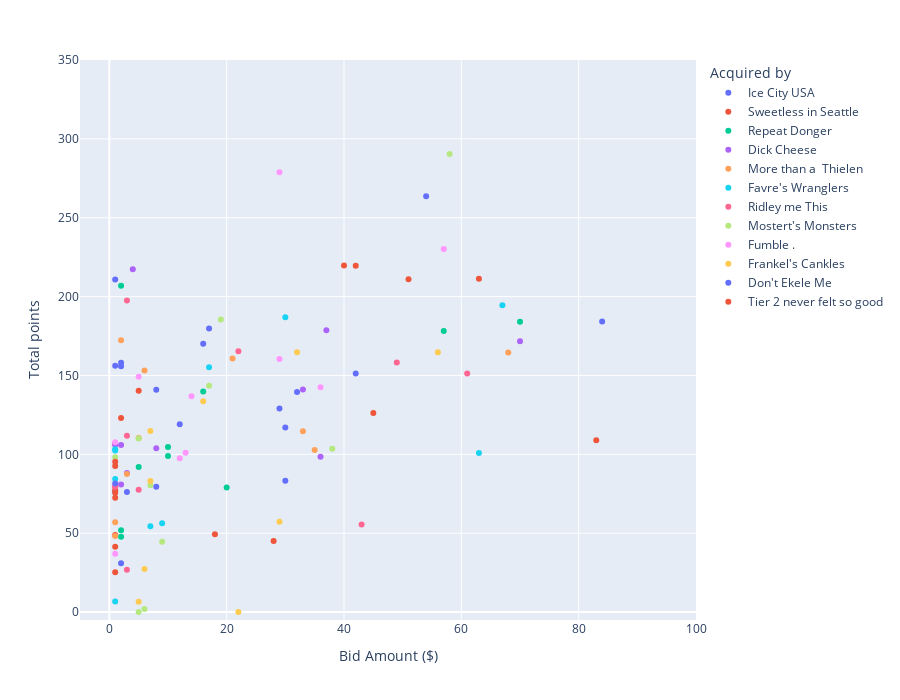

The notebook cell saved with this chart:
### Code cell
# sns.scatterplot(data=df_f2,x = 'Bid Amount ($)', y = 'Total points')
df_draft_f1 = df_draft_f[df_draft_f['Position'].isin(['RB','WR','TE'])]
f=px.scatter(df_draft_f1, x='Bid Amount ($)', y='Total points',

             hover_name='Player-info',
              width=900, height=700,color='Acquired by')

f.update_layout(xaxis_range=[-5,100])
f.update_layout(yaxis_range=[-5,350])

f.show()

### Figure 1 — Plotly figure (JSON) as saved in the notebook; plotly's stock layout.template omitted (floating-point values rounded to 4 significant figures)
{"data": [{"hovertemplate": "<b>%{hovertext}</b><br><br>Acquired by=Ice City USA<br>Bid Amount ($)=%{x}<br>Total points=%{y}<extra></extra>", "hovertext": ["Derrick Henry RB (TEN)", "DK Metcalf WR (SEA)", "David Montgomery RB (CHI)", "Mark Andrews TE (BAL)", "DeVonta Smith WR (PHI)", "DJ Chark Jr. WR (JAX)", "Michael Pittman Jr. WR (IND)", "Nyheim Hines RB (IND)", "Leonard Fournette RB (TB)", "Jaylen Waddle WR (MIA)"], "legendgroup": "Ice City USA", "marker": {"color": "#636efa", "symbol": "circle"}, "mode": "markers", "name": "Ice City USA", "showlegend": true, "type": "scatter", "x": [84, 42, 30, 16, 12, 2, 2, 1, 1, 1], "xaxis": "x", "y": [184.3, 151.3, 117.1, 170.1, 119.1, 30.9, 155.8, 76.3, 210.9, 156.2], "yaxis": "y"}, {"hovertemplate": "<b>%{hovertext}</b><br><br>Acquired by=Sweetless in Seattle<br>Bid Amount ($)=%{x}<br>Total points=%{y}<extra></extra>", "hovertext": ["Christian McCaffrey RB (CAR)", "Davante Adams WR (GB)", "Justin Jefferson WR (MIN)", "Russell Gage WR (ATL)", "Henry Ruggs III WR (None)", "Chuba Hubbard RB (CAR)", "J.D. McKissic RB (WSH)", "Jonnu Smith TE (NE)", "Jamison Crowder WR (NYJ)", "James White RB (NE)"], "legendgroup": "Sweetless in Seattle", "marker": {"color": "#EF553B", "symbol": "circle"}, "mode": "markers", "name": "Sweetless in Seattle", "showlegend": true, "type": "scatter", "x": [83, 63, 42, 1, 1, 1, 1, 1, 1, 1], "xaxis": "x", "y": [109, 211.4, 219.5, 77.4, 72.5, 92.7, 106.4, 48.9, 75.6, 25.2], "yaxis": "y"}, {"hovertemplate": "<b>%{hovertext}</b><br><br>Acquired by=Repeat Donger<br>Bid Amount ($)=%{x}<br>Total points=%{y}<extra></extra>", "hovertext": ["Ezekiel Elliott RB (DAL)", "Stefon Diggs WR (BUF)", "Odell Beckham Jr. WR (LAR)", "Josh Jacobs RB (OAK)", "Tyler Boyd WR (CIN)", "Kareem Hunt RB (CLE)", "Noah Fant TE (DEN)", "Michael Gallup WR (DAL)", "James Conner RB (ARI)", "Ronald Jones II RB (TB)"], "legendgroup": "Repeat Donger", "marker": {"color": "#00cc96", "symbol": "circle"}, "mode": "markers", "name": "Repeat Donger", "showlegend": true, "type": "scatter", "x": [70, 57, 20, 16, 10, 10, 5, 2, 2, 2], "xaxis": "x", "y": [184, 178.2, 79, 139.8, 104.6, 99, 92, 51.9, 206.9, 47.8], "yaxis": "y"}, {"hovertemplate": "<b>%{hovertext}</b><br><br>Acquired by=Dick Cheese<br>Bid Amount ($)=%{x}<br>Total points=%{y}<extra></extra>", "hovertext": ["Dalvin Cook RB (MIN)", "Keenan Allen WR (LAC)", "Clyde Edwards-Helaire RB (KC)", "James Robinson RB (JAX)", "Courtland Sutton WR (DEN)", "Deebo Samuel WR (SF)", "Corey Davis WR (NYJ)", "Marvin Jones Jr. WR (JAX)", "Antonio Brown WR (TB)", "Dallas Goedert TE (PHI)"], "legendgroup": "Dick Cheese", "marker": {"color": "#ab63fa", "symbol": "circle"}, "mode": "markers", "name": "Dick Cheese", "showlegend": true, "type": "scatter", "x": [70, 37, 36, 33, 8, 4, 3, 2, 2, 1], "xaxis": "x", "y": [171.7, 178.7, 98.5, 141.1, 103.8, 217.3, 88.2, 106, 80.9, 106.1], "yaxis": "y"}, {"hovertemplate": "<b>%{hovertext}</b><br><br>Acquired by=More than a  Thielen<br>Bid Amount ($)=%{x}<br>Total points=%{y}<extra></extra>", "hovertext": ["Alvin Kamara RB (NO)", "Darren Waller TE (OAK)", "Robert Woods WR (LAR)", "Adam Thielen WR (MIN)", "Javonte Williams RB (DEN)", "Chase Claypool WR (PIT)", "Kenyan Drake RB (OAK)", "Mike Williams WR (LAC)", "David Johnson RB (HOU)", "Jalen Reagor WR (PHI)"], "legendgroup": "More than a  Thielen", "marker": {"color": "#FFA15A", "symbol": "circle"}, "mode": "markers", "name": "More than a  Thielen", "showlegend": true, "type": "scatter", "x": [68, 35, 33, 21, 6, 5, 3, 2, 1, 1], "xaxis": "x", "y": [164.5, 102.8, 114.7, 160.8, 153.2, 110.4, 87.5, 172.4, 57, 48.3], "yaxis": "y"}, {"hovertemplate": "<b>%{hovertext}</b><br><br>Acquired by=Favre's Wranglers<br>Bid Amount ($)=%{x}<br>Total points=%{y}<extra></extra>", "hovertext": ["Travis Kelce TE (KC)", "Saquon Barkley RB (NYG)", "Mike Evans WR (TB)", "DJ Moore WR (CAR)", "Kenny Golladay WR (NYG)", "Jerry Jeudy WR (DEN)", "Curtis Samuel WR (WSH)", "Cole Beasley WR (BUF)", "Jakobi Meyers WR (NE)", "Zack Moss RB (BUF)"], "legendgroup": "Favre's Wranglers", "marker": {"color": "#19d3f3", "symbol": "circle"}, "mode": "markers", "name": "Favre's Wranglers", "showlegend": true, "type": "scatter", "x": [67, 63, 30, 17, 9, 7, 1, 1, 1, 1], "xaxis": "x", "y": [194.5, 100.8, 187, 155.3, 56.4, 54.5, 6.8, 102.5, 103.3, 84.4], "yaxis": "y"}, {"hovertemplate": "<b>%{hovertext}</b><br><br>Acquired by=Ridley me This<br>Bid Amount ($)=%{x}<br>Total points=%{y}<extra></extra>", "hovertext": ["Nick Chubb RB (CLE)", "Antonio Gibson RB (WSH)", "Calvin Ridley WR (ATL)", "Tyler Lockett WR (SEA)", "Laviska Shenault Jr. WR (JAX)", "Michael Carter RB (NYJ)", "Ja'Marr Chase WR (CIN)", "Trey Sermon RB (SF)", "Tyler Higbee TE (LAR)", "Mecole Hardman WR (KC)"], "legendgroup": "Ridley me This", "marker": {"color": "#FF6692", "symbol": "circle"}, "mode": "markers", "name": "Ridley me This", "showlegend": true, "type": "scatter", "x": [61, 49, 43, 22, 5, 3, 3, 3, 1, 1], "xaxis": "x", "y": [151.3, 158.2, 55.6, 165.3, 77.6, 111.8, 197.6, 26.8, 79.5, 79.7], "yaxis": "y"}, {"hovertemplate": "<b>%{hovertext}</b><br><br>Acquired by=Mostert's Monsters<br>Bid Amount ($)=%{x}<br>Total points=%{y}<extra></extra>", "hovertext": ["Jonathan Taylor RB (IND)", "A.J. Brown WR (TEN)", "Chris Godwin WR (TB)", "Darrell Henderson Jr. RB (LAR)", "Logan Thomas TE (WSH)", "Sony Michel RB (LAR)", "Raheem Mostert RB (SF)", "Michael Thomas WR (NO)", "Kyle Pitts TE (ATL)", "Devin Singletary RB (BUF)"], "legendgroup": "Mostert's Monsters", "marker": {"color": "#B6E880", "symbol": "circle"}, "mode": "markers", "name": "Mostert's Monsters", "showlegend": true, "type": "scatter", "x": [58, 38, 19, 17, 9, 7, 6, 5, 5, 1], "xaxis": "x", "y": [290.4, 103.5, 185.5, 143.5, 44.6, 80.5, 2, 0, 110, 98.2], "yaxis": "y"}, {"hovertemplate": "<b>%{hovertext}</b><br><br>Acquired by=Fumble .<br>Bid Amount ($)=%{x}<br>Total points=%{y}<extra></extra>", "hovertext": ["Tyreek Hill WR (KC)", "Terry McLaurin WR (WSH)", "Cooper Kupp WR (LAR)", "D'Andre Swift RB (DET)", "Myles Gaskin RB (MIA)", "Brandon Aiyuk WR (SF)", "Mike Davis RB (ATL)", "Melvin Gordon III RB (DEN)", "Ty'Son Williams RB (BAL)", "Mike Gesicki TE (MIA)"], "legendgroup": "Fumble .", "marker": {"color": "#FF97FF", "symbol": "circle"}, "mode": "markers", "name": "Fumble .", "showlegend": true, "type": "scatter", "x": [57, 36, 29, 29, 14, 13, 12, 5, 1, 1], "xaxis": "x", "y": [230.2, 142.5, 278.9, 160.4, 136.8, 101.1, 97.6, 149.2, 37, 107.7], "yaxis": "y"}, {"hovertemplate": "<b>%{hovertext}</b><br><br>Acquired by=Frankel's Cankles<br>Bid Amount ($)=%{x}<br>Total points=%{y}<extra></extra>", "hovertext": ["Aaron Jones RB (GB)", "CeeDee Lamb WR (DAL)", "Allen Robinson II WR (CHI)", "Gus Edwards RB (BAL)", "Tee Higgins WR (CIN)", "Chase Edmonds RB (ARI)", "T.J. Hockenson TE (DET)", "JuJu Smith-Schuster WR (PIT)", "William Fuller V WR (MIA)"], "legendgroup": "Frankel's Cankles", "marker": {"color": "#FECB52", "symbol": "circle"}, "mode": "markers", "name": "Frankel's Cankles", "showlegend": true, "type": "scatter", "x": [56, 32, 29, 22, 16, 7, 7, 6, 5], "xaxis": "x", "y": [164.7, 164.8, 57.3, 0, 133.7, 83.1, 114.8, 27.3, 6.6], "yaxis": "y"}, {"hovertemplate": "<b>%{hovertext}</b><br><br>Acquired by=Don't Ekele Me<br>Bid Amount ($)=%{x}<br>Total points=%{y}<extra></extra>", "hovertext": ["Austin Ekeler RB (LAC)", "George Kittle TE (SF)", "Miles Sanders RB (PHI)", "Amari Cooper WR (DAL)", "Diontae Johnson WR (PIT)", "Robby Anderson WR (CAR)", "Brandin Cooks WR (HOU)", "Jarvis Landry WR (CLE)", "Marquise Brown WR (BAL)", "Jamaal Williams RB (DET)"], "legendgroup": "Don't Ekele Me", "marker": {"color": "#636efa", "symbol": "circle"}, "mode": "markers", "name": "Don't Ekele Me", "showlegend": true, "type": "scatter", "x": [54, 32, 30, 29, 17, 8, 8, 3, 2, 1], "xaxis": "x", "y": [263.7, 139.6, 83.3, 129, 179.8, 79.5, 140.9, 76.1, 158.1, 81.5], "yaxis": "y"}, {"hovertemplate": "<b>%{hovertext}</b><br><br>Acquired by=Tier 2 never felt so good<br>Bid Amount ($)=%{x}<br>Total points=%{y}<extra></extra>", "hovertext": ["Najee Harris RB (PIT)", "DeAndre Hopkins WR (ARI)", "Joe Mixon RB (CIN)", "Chris Carson RB (SEA)", "Julio Jones WR (TEN)", "Damien Harris RB (NE)", "AJ Dillon RB (GB)", "Robert Tonyan TE (GB)", "Marquez Callaway WR (NO)"], "legendgroup": "Tier 2 never felt so good", "marker": {"color": "#EF553B", "symbol": "circle"}, "mode": "markers", "name": "Tier 2 never felt so good", "showlegend": true, "type": "scatter", "x": [51, 45, 40, 28, 18, 5, 2, 1, 1], "xaxis": "x", "y": [211, 126.2, 219.8, 45.1, 49.4, 140.3, 123, 41.4, 95.3], "yaxis": "y"}], "layout": {"height": 700, "legend": {"title": {"text": "Acquired by"}, "tracegroupgap": 0}, "margin": {"t": 60}, "width": 900, "xaxis": {"anchor": "y", "domain": [0, 1], "range": [-5, 100], "title": {"text": "Bid Amount ($)"}}, "yaxis": {"anchor": "x", "domain": [0, 1], "range": [-5, 350], "title": {"text": "Total points"}}}}
